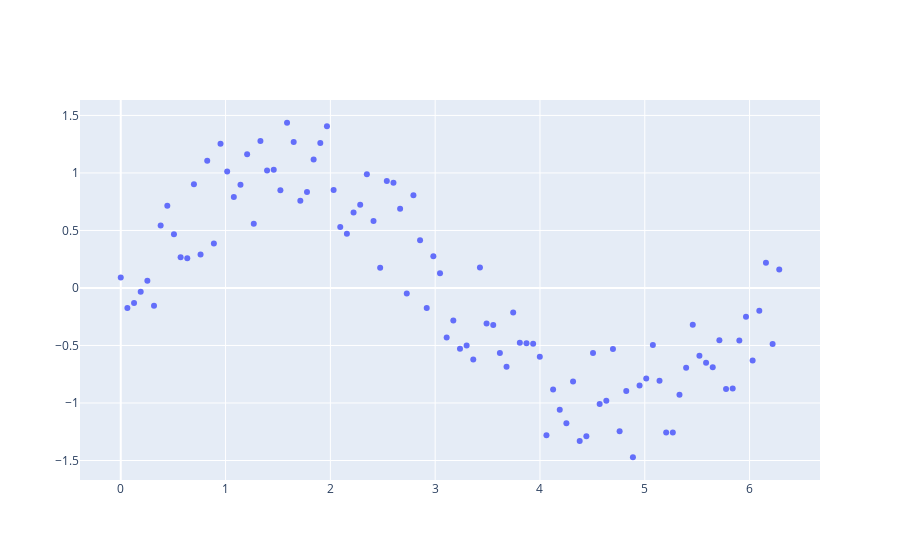

The cell this chart's notebook holds for it:
### Markdown cell above
## 2.1 go (graph_objects)

### Code cell
x=np.linspace(0,2*math.pi,100)
y=np.sin(x)+np.random.random(len(x))-0.5
f =go.Figure(data = go.Scatter(x=x,y = y,mode='markers',name='Scatter'))
f.show()
